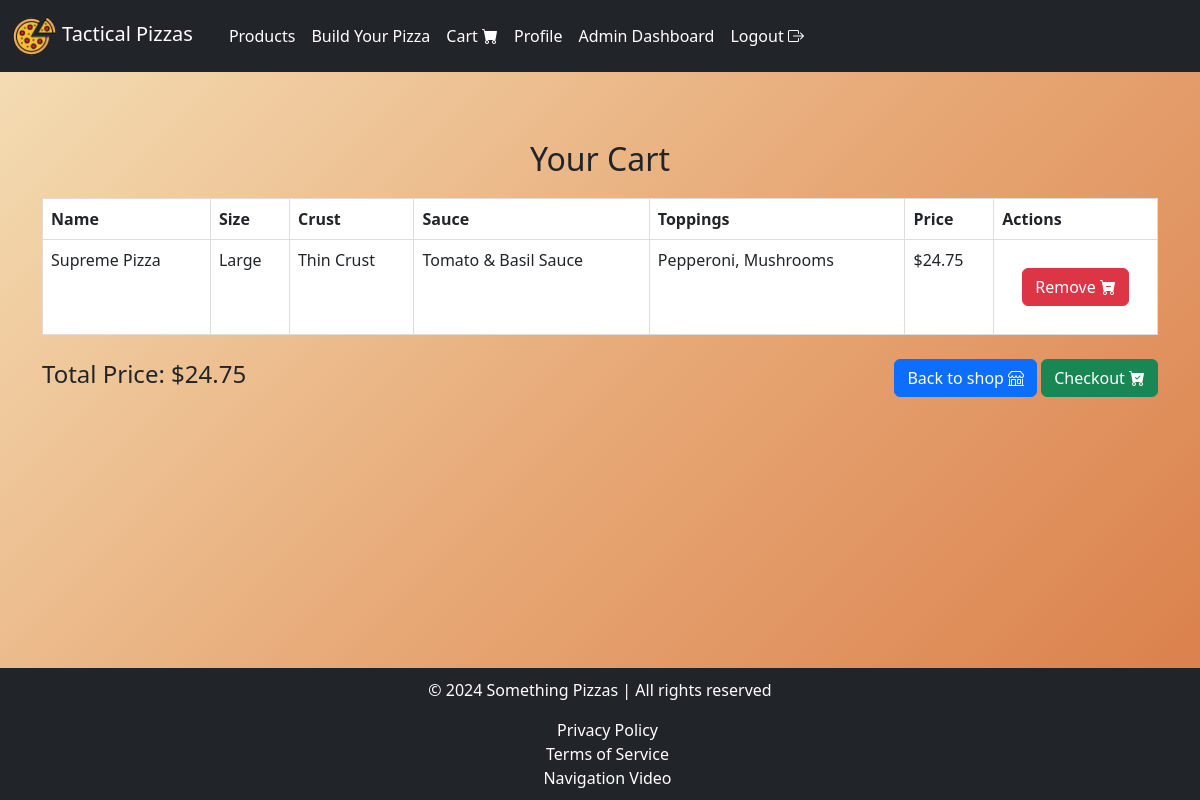
Page /products/cart/ (signed in) on the committed database.
### products/models.py (models this page shows, shortened)
class CartItem(models.Model):
    user = models.ForeignKey(User, on_delete=models.CASCADE, related_name="cart_items")
    pizza_name = models.CharField(max_length=100)
    size = models.ForeignKey(Size, on_delete=models.CASCADE)
    crust = models.ForeignKey(Crust, on_delete=models.CASCADE)
    sauce = models.ForeignKey(Sauce, on_delete=models.CASCADE)
    toppings = models.ManyToManyField(Topping, blank=True)
    price = models.DecimalField(max_digits=6, decimal_places=2)

class Size(models.Model):
    name = models.CharField(max_length=20)
    multiplier = models.DecimalField(max_digits=4, decimal_places=2)  # Price multiplier based on size
    size_id = models.CharField(max_length=10, unique=True, blank=True, editable=False)

class Crust(models.Model):
    type = models.CharField(max_length=50)
    crust_id = models.CharField(max_length=10, unique=True, blank=True, editable=False)
    extra_price = models.DecimalField(max_digits=5, decimal_places=2, default=0)

class Sauce(models.Model):
    name = models.CharField(max_length=50)
    extra_price = models.DecimalField(max_digits=5, decimal_places=2, default=0)
    sauce_id = models.CharField(max_length=10, unique=True, blank=True, editable=False)

class Topping(models.Model):
    name = models.CharField(max_length=50)
    vegetarian = models.BooleanField(default=False)
    extra_price = models.DecimalField(max_digits=5, decimal_places=2, default=0)
    topping_id = models.CharField(max_length=10, unique=True, blank=True, editable=False)

### products/views.py (the view, shortened to what this page needs)
# urls.py: path('cart/', views.cart, name='cart'), # Cart Page url
@cache_control(no_cache=True, must_revalidate=True, no_store=True)
@login_required
def cart(request):
    cart_items = CartItem.objects.filter(user=request.user)
    total_price = sum(item.price for item in cart_items)
    return render(request, 'products/cart.html', {'cart_items': cart_items, 'total_price': total_price})

### products/templates/products/cart.html (shortened to what this page needs)
{% extends "layout.html" %}
{% load static %}
{% block navbar %}
    {% include "navbar.html" %}
{% endblock %}
{% block body %}
<div class="container my-5">
    <h2>Your Cart</h2>
    {% if cart_items %}
        <table class="table">
            <thead>
                <tr>
                    <th>Name</th>
                    <th>Size</th>
                    <th>Crust</th>
                    <th>Sauce</th>
                    <th>Toppings</th>
                    <th>Price</th>
                    <th>Actions</th>
                </tr>
            </thead>
            <tbody>
                {% for item in cart_items %}
                <tr>
                    <td>{{ item.pizza_name }}</td>
                    <td>{{ item.size.name }}</td>
                    <td>{{ item.crust.type }}</td>
                    <td>{{ item.sauce.name }}</td>
                    <td>
                        {% for topping in item.toppings.all %}
                            {{ topping.name }}{% if not forloop.last %}, {% endif %}
                        {% endfor %}
                    </td>
                    <td>${{ item.price }}</td>
                    <td>
                        <form method="post">
                            <button type="submit" class="btn btn-danger">Remove <i class="bi bi-cart-dash-fill"></i></button>
                        </form>
                    </td>
                </tr>
                {% endfor %}
            </tbody>
        </table>
        <div class="d-flex justify-content-between align-items-center mt-4">
            <h4>Total Price: ${{ total_price }}</h4>
            <div>
                <a href="{% url 'index' %}" class="btn btn-primary">Back to shop <i class="bi bi-shop"></i></a>
                <a href="{% url 'checkout' %}" class="btn btn-success">Checkout <i class="bi bi-cart-check-fill"></i></a>
            </div>
        </div>
    {% else %}
        <p>Your cart is empty. <a href="{% url 'index' %}">Go back to shop <i class="bi bi-shop"></i></a>.</p>
    {% endif %}
</div>
{% endblock %}
{% block footer %}
    {% include "footer.html" %}
{% endblock %}

### static/css/styles.css (style rules this page uses)
body { background: linear-gradient(135deg, #f5e0b7 0%, #e7a977 50%, #d97b46 100%); color: #2c2c2c; margin: 0; padding: 0; font-family: "Poppins", Arial, sans-serif; min-height: 100vh; overflow-x: hidden; background-attachment: fixed; }
.container { padding: 20px; border-radius: 10px; max-width: 600px; margin: 20px auto; position: relative; text-align: center; }
.btn-primary { background-color: #007bff; color: #fff; }
.btn-danger { background-color: #dc3545; color: #fff; }
.btn-success { background-color: #28a745; color: #fff; }
form { margin: 20px auto; display: flex; flex-direction: column; align-items: center; justify-content: center; max-width: 200px; }
.table { width: 100%; border-collapse: collapse; margin: 20px 0; background-color: #212529; }
.table th, .table td { border: 1px solid #ddd; padding: 10px; text-align: left; color: #fff; }
.table th { background-color: #212529; color: #fff; font-weight: bold; }

### rows in the picture
CartItem: pizza_name "Supreme Pizza", size.name "Large", crust.type "Thin Crust", sauce.name "Tomato & Basil Sauce", price "24.75"
Topping: name "Pepperoni"
Topping: name "Mushrooms"

### other values in the picture
{{ total_price }} "24.75"
